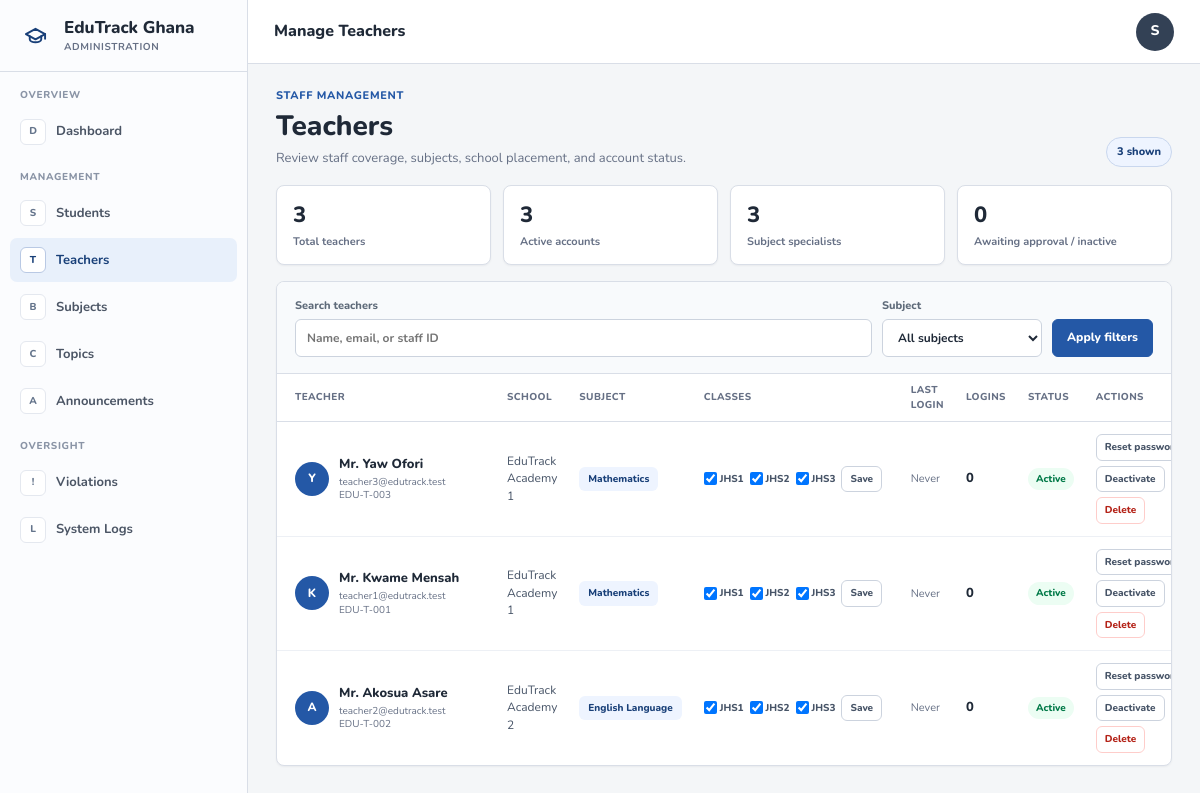
The app's page /admin/teachers.php (signed in) with its own data.
### tables this page shows
CREATE TABLE `teachers` (
  `id` int(11) NOT NULL AUTO_INCREMENT,
  `school_id` int(11) NOT NULL DEFAULT 1,
  `full_name` varchar(150) NOT NULL,
  `email` varchar(150) NOT NULL,
  `password_hash` varchar(255) NOT NULL,
  `subject` varchar(100) DEFAULT 'General',
  `class_levels` varchar(50) NOT NULL DEFAULT 'JHS1,JHS2,JHS3',
  `staff_id` varchar(50) DEFAULT NULL,
  `avatar` varchar(255) DEFAULT NULL,
  `is_active` tinyint(1) DEFAULT 1,
  `last_login` datetime DEFAULT NULL,
  `login_count` int(11) DEFAULT 0,
  `created_at` timestamp NOT NULL DEFAULT current_timestamp(),
  `updated_at` timestamp NOT NULL DEFAULT current_timestamp() ON UPDATE current_timestamp(),
  `must_change_password` tinyint(1) DEFAULT 0,
  PRIMARY KEY (`id`),
  UNIQUE KEY `email` (`email`),
  KEY `fk_teacher_school` (`school_id`),
  CONSTRAINT `fk_teacher_school` FOREIGN KEY (`school_id`) REFERENCES `schools` (`id`)
);

CREATE TABLE `schools` (
  `id` int(11) NOT NULL AUTO_INCREMENT,
  `name` varchar(200) NOT NULL,
  `region` varchar(100) NOT NULL,
  `district` varchar(100) NOT NULL,
  `created_at` timestamp NOT NULL DEFAULT current_timestamp(),
  PRIMARY KEY (`id`)
);

### config/db.php (called while the page is built, shortened)
<?php
function getDB(): PDO {
    static $pdo = null;
    if ($pdo === null) {
        try {
            $dsn = "mysql:host=" . DB_HOST . ";dbname=" . DB_NAME . ";charset=" . DB_CHARSET;
            $options = [
                PDO::ATTR_ERRMODE            => PDO::ERRMODE_EXCEPTION,
                PDO::ATTR_DEFAULT_FETCH_MODE => PDO::FETCH_ASSOC,
                PDO::ATTR_EMULATE_PREPARES   => false,
            ];
            $pdo = new PDO($dsn, DB_USER, DB_PASS, $options);
        } catch (PDOException $exception) {
            error_log('EduTrack database connection failed: ' . $exception->getMessage());
            http_response_code(500);
            exit('Database connection unavailable.');
        }
    }
    return $pdo;
}
function dbQuery(string $sql, array $params = []): \PDOStatement {
    $stmt = getDB()->prepare($sql);
    $stmt->execute($params);
    return $stmt;
}
function dbRows(string $sql, array $params = []): array {
    return dbQuery($sql, $params)->fetchAll();
}
function dbValue(string $sql, array $params = []): mixed {
    return dbQuery($sql, $params)->fetchColumn();
}

### auth/auth.php (called while the page is built, shortened)
<?php
require_once __DIR__ . '/../config/db.php';
function teacherDisplayName(string $name): string {
    $name = trim($name);
    return 'Mr. ' . $name;
}

### admin/teachers.php (the view, shortened to what this page needs)
<?php
require_once __DIR__ . '/../auth/auth.php';
$adminName = trim((string)($_SESSION['user_name'] ?? 'System Admin')) ?: 'System Admin';
$validClassLevels = ['JHS1', 'JHS2', 'JHS3'];
$search = trim((string)($_GET['search'] ?? ''));
$sql = "SELECT t.*, sc.name AS school_name
        FROM teachers t
        LEFT JOIN schools sc ON sc.id = t.school_id
        WHERE (t.full_name LIKE ? OR t.email LIKE ? OR t.staff_id LIKE ?)";
$like = '%' . $search . '%';
$params = [$like, $like, $like];
$sql .= ' ORDER BY t.created_at DESC';
$teachers = dbRows($sql, $params);
$totalTeachers = (int)dbValue('SELECT COUNT(*) FROM teachers');
$activeTeachers = (int)dbValue('SELECT COUNT(*) FROM teachers WHERE is_active = 1');
$pendingTeachers = $totalTeachers - $activeTeachers;
$specialists = (int)dbValue("SELECT COUNT(*) FROM teachers WHERE subject IS NOT NULL AND subject <> '' AND subject <> 'General'");
$pendingViolations = (int)dbValue("SELECT COUNT(*) FROM violation_reports WHERE status = 'Pending'");
$adminInitial = strtoupper(substr($adminName, 0, 1));
?>
<!DOCTYPE html>
<html lang="en">
<head>
    <link href="https://cdn.jsdelivr.net/npm/bootstrap@5.3.2/dist/css/bootstrap.min.css" rel="stylesheet">
    <link href="<?= BASE_URL ?>/assets/css/admin-dashboard.css?v=<?= filemtime(__DIR__ . '/../assets/css/admin-dashboard.css') ?>" rel="stylesheet">
</head>
<body class="admin-body">
<aside class="admin-sidebar" id="adminSidebar">
    <a class="admin-brand" href="dashboard.php"><span class="admin-brand-mark" aria-hidden="true"><svg viewBox="0 0 24 24" role="img" focusable="false"><path d="M22 10.5 12 5 2 10.5 12 16l10-5.5Z"></path><path d="M6 12.7v3.1c0 1.8 2.7 3.2 6 3.2s6-1.4 6-3.2v-3.1"></path><path d="M22 10.5v5"></path></svg></span><span><strong>EduTrack Ghana</strong><small>Administration</small></span></a>
    <nav class="admin-nav" aria-label="Admin navigation">
        <span class="admin-nav-label">Overview</span>
        <a href="dashboard.php"><span>D</span>Dashboard</a>
        <span class="admin-nav-label">Management</span>
        <a href="students.php"><span>S</span>Students</a>
        <a class="active" href="teachers.php"><span>T</span>Teachers</a>
        <a href="subjects.php"><span>B</span>Subjects</a>
        <a href="topics.php"><span>C</span>Topics</a>
        <a href="announcements.php"><span>A</span>Announcements</a>
        <span class="admin-nav-label">Oversight</span>
        <a href="violations.php"><span>!</span>Violations<?php if ($pendingViolations): ?><b><?= $pendingViolations ?></b><?php endif; ?></a>
        <a href="logs.php"><span>L</span>System Logs</a>
    </nav>
</aside>
<main class="admin-main">
    <header class="admin-topbar">
        <div class="admin-topbar-title">Manage Teachers</div>
        <div class="dropdown">
            <button class="admin-avatar dropdown-toggle" type="button" data-bs-toggle="dropdown" aria-expanded="false" aria-label="Open account menu"><?= htmlspecialchars($adminInitial) ?></button>
        </div>
    </header>
    <div class="admin-content">
        <section class="admin-page-heading">
            <div><span class="admin-eyebrow">Staff management</span><h1>Teachers</h1><p>Review staff coverage, subjects, school placement, and account status.</p></div>
            <span class="admin-result-count"><?= count($teachers) ?> shown</span>
        </section>
        <section class="admin-compact-metrics admin-teacher-metrics">
            <div><strong><?= number_format($totalTeachers) ?></strong><span>Total teachers</span></div>
            <div><strong><?= number_format($activeTeachers) ?></strong><span>Active accounts</span></div>
            <div><strong><?= number_format($specialists) ?></strong><span>Subject specialists</span></div>
            <div><strong><?= number_format($pendingTeachers) ?></strong><span>Awaiting approval / inactive</span></div>
        </section>
        <section class="admin-panel admin-student-panel">
            <form method="get" class="admin-filter-bar">
                <label><span>Search teachers</span><input type="search" name="search" value="<?= htmlspecialchars($search) ?>" placeholder="Name, email, or staff ID"></label>
                <label><span>Subject</span><select name="subject"><option value="">All subjects</option></select></label>
                <button type="submit" class="admin-primary-button">Apply filters</button>
            </form>
            <?php if (!$teachers): ?>
                <div class="admin-empty"><strong>No teachers found</strong><p>Try a different name, email, staff ID, or subject.</p></div>
            <?php else: ?>
                <div class="table-responsive">
                    <table class="admin-table admin-student-table admin-teacher-table">
                        <thead><tr><th>Teacher</th><th>School</th><th>Subject</th><th>Classes</th><th>Last login</th><th>Logins</th><th>Status</th><th>Actions</th></tr></thead>
                        <tbody>
                        <?php foreach ($teachers as $teacher): ?>
                            <?php
                            $assignedClasses = array_values(array_intersect(
                                $validClassLevels,
                                array_map('trim', explode(',', (string)($teacher['class_levels'] ?? '')))
                            )) ?: $validClassLevels;
                            ?>
                            <tr>
                                <td><div class="admin-student-cell"><span><?= strtoupper(substr($teacher['full_name'], 0, 1)) ?></span><div><strong><?= htmlspecialchars(teacherDisplayName($teacher['full_name'])) ?></strong><small><?= htmlspecialchars($teacher['email']) ?><br><?= htmlspecialchars($teacher['staff_id'] ?? '') ?></small></div></div></td>
                                <td><?= htmlspecialchars($teacher['school_name'] ?? 'Unassigned') ?></td>
                                <td><span class="admin-subject-chip"><?= htmlspecialchars($teacher['subject'] ?: 'General') ?></span></td>
                                <td>
                                    <form method="post" class="admin-class-scope-form">
                                        <?php foreach ($validClassLevels as $level): ?>
                                            <label><input type="checkbox" name="class_levels[]" value="<?= $level ?>" <?= in_array($level, $assignedClasses, true) ? 'checked' : '' ?>> <?= $level ?></label>
                                        <?php endforeach; ?>
                                        <button type="submit" name="update_teacher_scope" class="admin-action-button">Save</button>
                                    </form>
                                </td>
                                <td><?= $teacher['last_login'] ? htmlspecialchars(date('M j, Y g:i A', strtotime($teacher['last_login']))) : '<span class="admin-muted-value">Never</span>' ?></td>
                                <td><strong><?= number_format((int)$teacher['login_count']) ?></strong></td>
                                <td><span class="admin-status <?= $teacher['is_active'] ? 'ok' : 'warning' ?>"><?= $teacher['is_active'] ? 'Active' : 'Inactive' ?></span></td>
                                <td>
                                    <div class="admin-row-actions">
                                        <form method="post" onsubmit="return confirm('Issue a temporary password for this teacher?')">
                                            <button type="submit" name="reset_password" class="admin-action-button">Reset password</button>
                                        </form>
                                        <form method="post">
                                            <button type="submit" name="set_teacher_status" class="admin-action-button"><?= $teacher['is_active'] ? 'Deactivate' : 'Approve' ?></button>
                                        </form>
                                        <form method="post" onsubmit="return confirm('Permanently delete this teacher? This cannot be undone.')">
                                            <button type="submit" name="delete_teacher" class="admin-action-button danger">Delete</button>
                                        </form>
                                    </div>
                                </td>
                            </tr>
                        <?php endforeach; ?>
                        </tbody>
                    </table>
                </div>
            <?php endif; ?>
        </section>
    </div>
</main>
</body>
</html>

### records on screen
teachers: full_name "Y", full_name "Mr. Yaw Ofori", email "teacher3@edutrack.test", staff "EDU-T-003", school.name "EduTrack Academy 1", subject "Mathematics", class_levels "☑", level "JHS1", level "JHS2", level "JHS3", shows "Never", login_count "0", is_active "Active"
teachers: full_name "K", full_name "Mr. Kwame Mensah", email "teacher1@edutrack.test", staff "EDU-T-001", school.name "EduTrack Academy 1", subject "Mathematics", class_levels "☑", level "JHS1", level "JHS2", level "JHS3", shows "Never", login_count "0", is_active "Active"
teachers: full_name "A", full_name "Mr. Akosua Asare", email "teacher2@edutrack.test", staff "EDU-T-002", school.name "EduTrack Academy 2", subject "English Language", class_levels "☑", level "JHS1", level "JHS2", level "JHS3", shows "Never", login_count "0", is_active "Active"

### other values on screen
$adminInitial "S"
count($teachers) "3"
$totalTeachers "3"
$activeTeachers "3"
$specialists "3"
$pendingTeachers "0"
